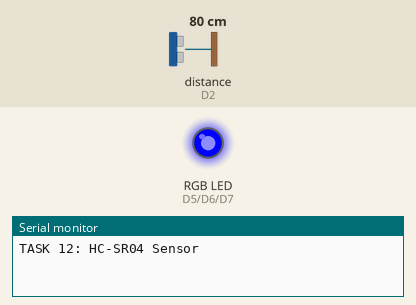
Simulated run of this program. Board: ESP8266 (NodeMCU). Parts: an RGB LED mixed from three pins (HIGH = lit), the last lines printed to the serial monitor. Wiring (inferred from the names in the program): ultrasonic range finder: trigger D1; echo D2. The inputs (shaded band) are chosen by the test bench; at power-on: distance to the obstacle (sensor on D2) 80 cm. The echo pulse lasts 58.3 µs per cm; pins used as bus, display or sensor lines are not drawn.

Above: at 2.2 s.
2.3 s: distance to the obstacle (sensor on D2) set to 2 cm
At 3.3 s:
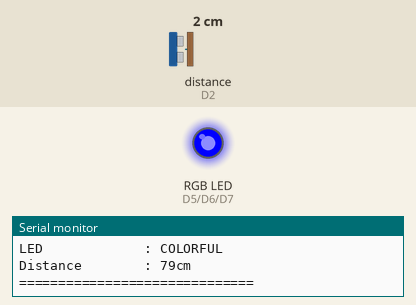
6.6 s: distance to the obstacle (sensor on D2) set to 9 cm
At 8.9 s:
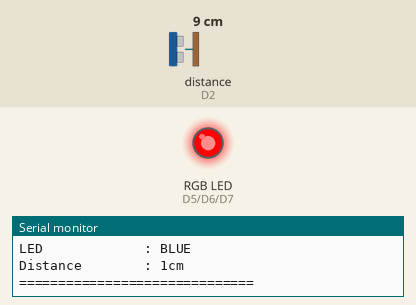
At 9.4 s:
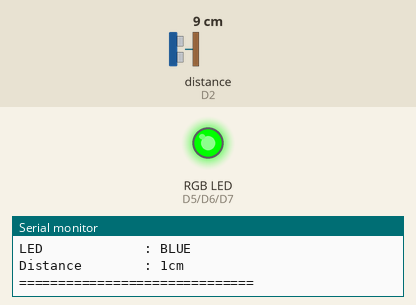
Timing chart, 0 to 20.5 s (numbered marks = the images above; inputs shaded):
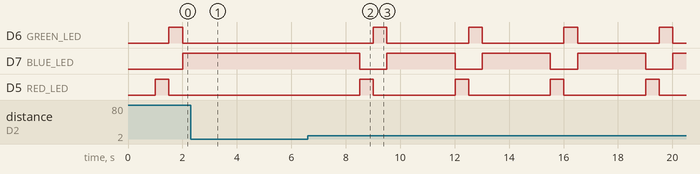

The program:

main.cpp
```cpp
#include <Arduino.h>

// LED RGB
#define RED_LED D5
#define GREEN_LED D6
#define BLUE_LED D7

// HC-SR04
#define triggerPin D1
#define echoPin D2

void setup()
{
  Serial.begin(115200);
  Serial.println("TASK 12: HC-SR04 Sensor");
  pinMode(RED_LED, OUTPUT);
  pinMode(BLUE_LED, OUTPUT);
  pinMode(GREEN_LED, OUTPUT);
  pinMode(triggerPin, OUTPUT);
  pinMode(echoPin, INPUT);
  delay(1000);
}

void readDistance(){
  long duration, distance;
  digitalWrite(triggerPin, LOW);
  delayMicroseconds(2);
  digitalWrite(triggerPin, HIGH);
  delayMicroseconds(10);
  digitalWrite(triggerPin, LOW);
  duration = pulseIn(echoPin, HIGH);
  distance = duration * 0.034 / 2;

  if (distance == 1){
    digitalWrite(BLUE_LED, HIGH);
    digitalWrite(GREEN_LED, LOW);
    digitalWrite(RED_LED, LOW);
    Serial.println("LED             : BLUE");
    Serial.print("Distance        : ");
    Serial.print(distance);
    Serial.print("cm");
    Serial.println();
    Serial.println("==============================");
  }
  else if(distance == 2){
    digitalWrite(BLUE_LED, LOW);
    digitalWrite(GREEN_LED, HIGH);
    digitalWrite(RED_LED, LOW);
    Serial.println("LED            : GREEN");
    Serial.print("Distance        : ");
    Serial.print(distance);
    Serial.print("cm");
    Serial.println();
    Serial.println("==============================");
  }
  else if(distance == 3){
    digitalWrite(BLUE_LED, LOW);
    digitalWrite(GREEN_LED, LOW);
    digitalWrite(RED_LED, HIGH);
    Serial.println("LED             : RED");
    Serial.print("Distance        : ");
    Serial.print(distance);
    Serial.print("cm");
    Serial.println();
    Serial.println("==============================");
  }
  else {
    digitalWrite(RED_LED, HIGH);
    digitalWrite(GREEN_LED, LOW);
    digitalWrite(BLUE_LED, LOW);
    delay(500);

    digitalWrite(RED_LED, LOW);
    digitalWrite(GREEN_LED, HIGH);
    digitalWrite(BLUE_LED, LOW);
    delay(500);

    digitalWrite(RED_LED, LOW);
    digitalWrite(GREEN_LED, LOW);
    digitalWrite(BLUE_LED, HIGH);
    delay(500);
    Serial.println("LED             : COLORFUL");
    Serial.print("Distance        : ");
    Serial.print(distance);
    Serial.print("cm");
    Serial.println();
    Serial.println("==============================");
  }

}

void loop()
{
  readDistance();
  delay(2000);
}
```

Measured:
- after the input at 2.3 s, D6 (GREEN_LED): stays LOW (without the input it goes to HIGH after 2.7 s); D7 (BLUE_LED): stays HIGH (without the input it goes to LOW after 2.2 s); D5 (RED_LED): stays LOW (without the input it goes to HIGH after 2.2 s)
- after the input at 6.6 s, D6 (GREEN_LED): alternates HIGH for 0.50 s and LOW for 3.0 s, starting after 2.4 s; D7 (BLUE_LED): alternates HIGH for 2.5 s and LOW for 1.0 s, starting after 1.9 s; D5 (RED_LED): alternates HIGH for 0.50 s and LOW for 3.0 s, starting after 1.9 s
